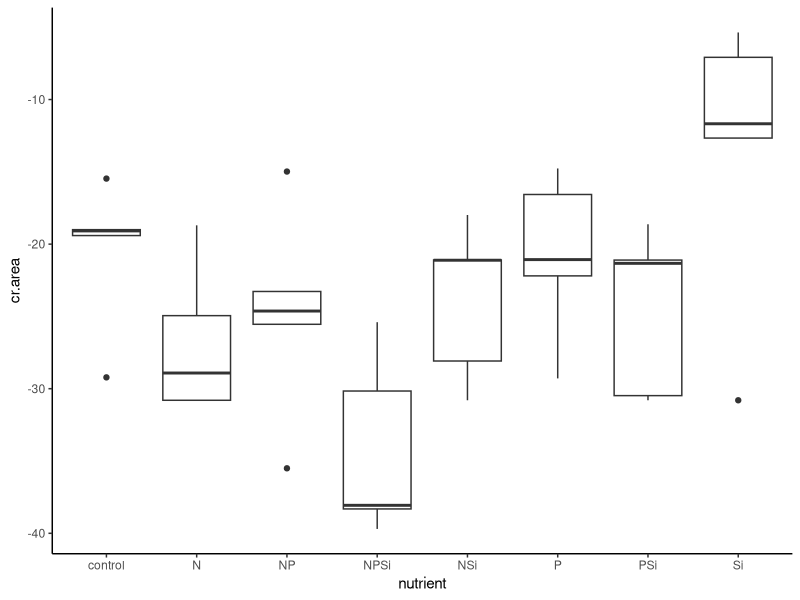
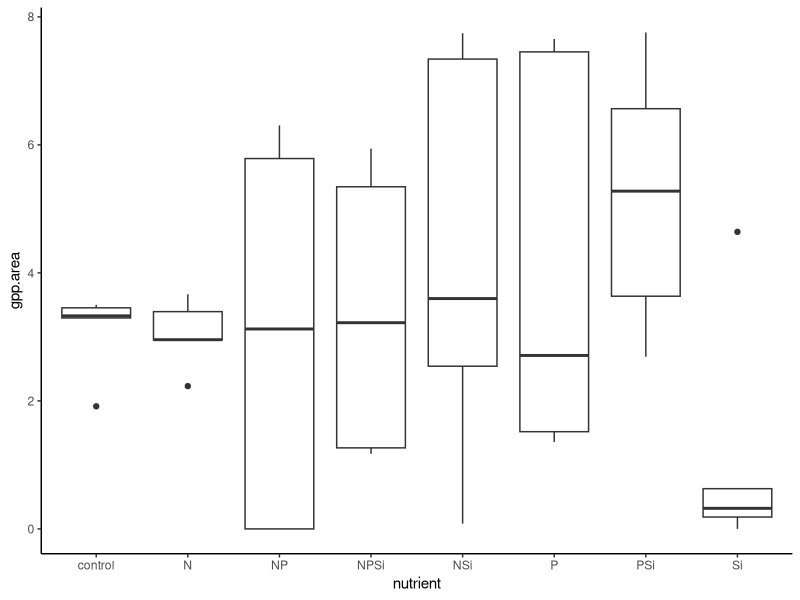
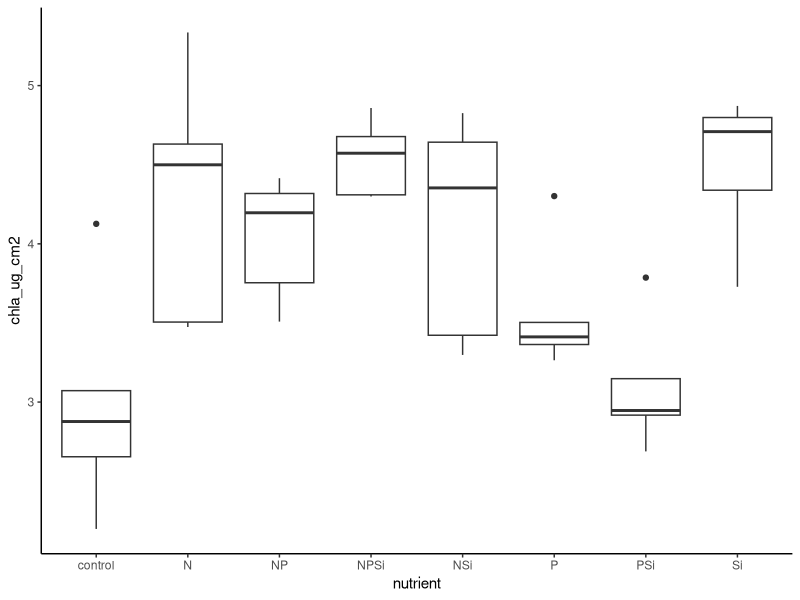
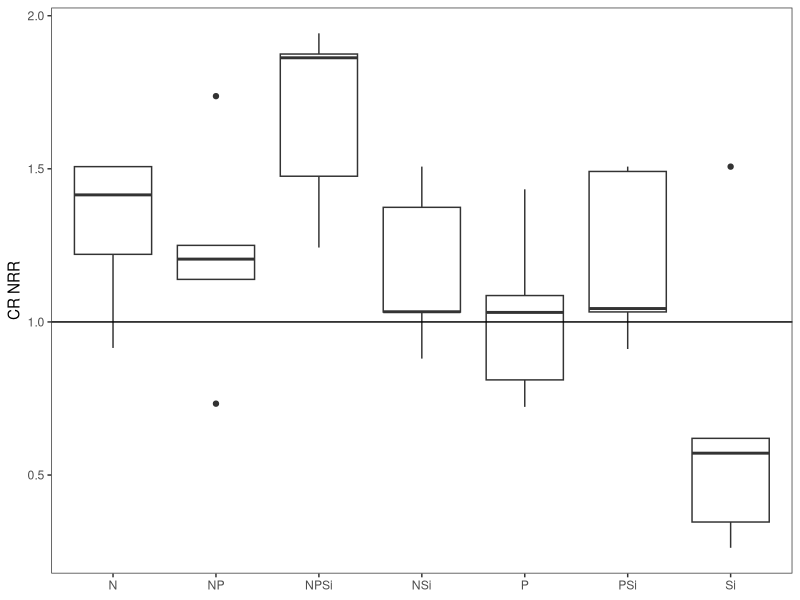
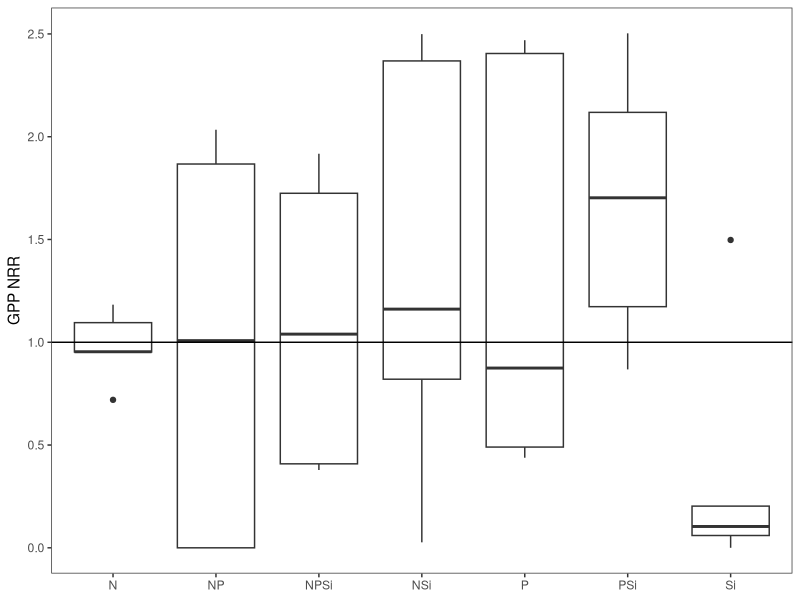
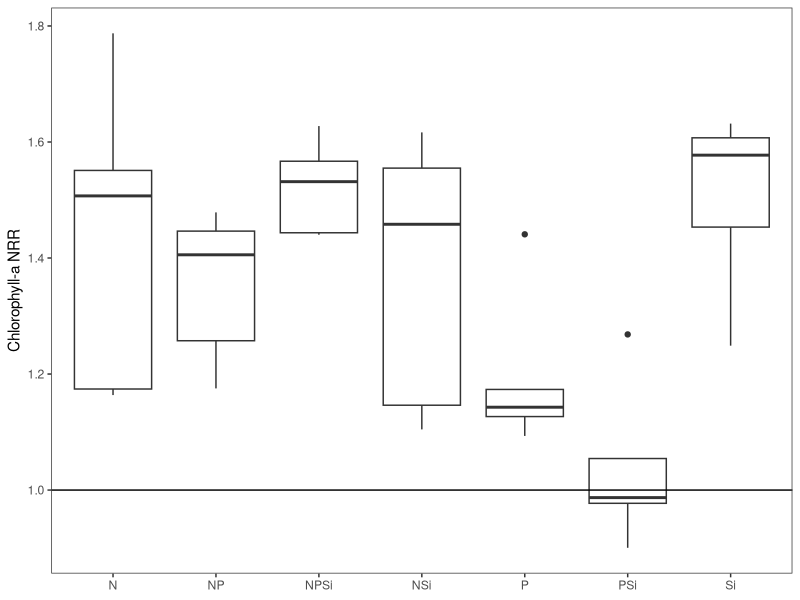
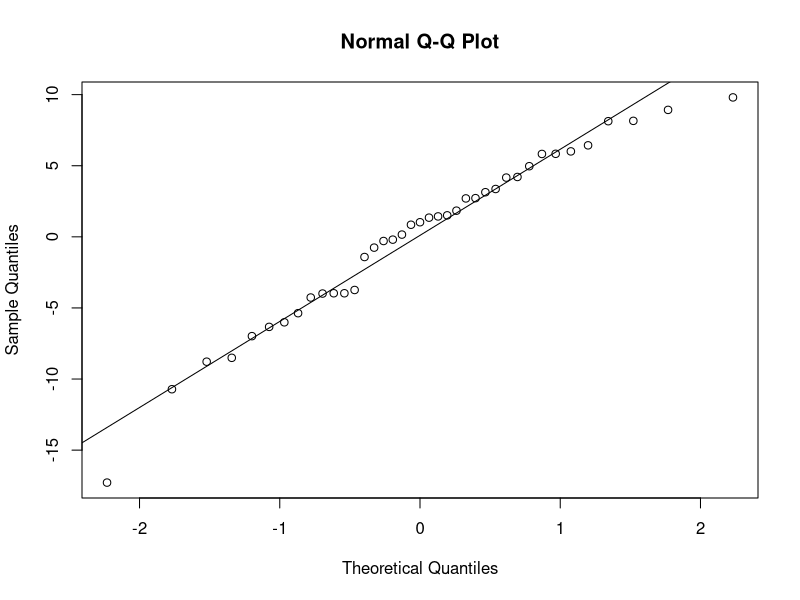
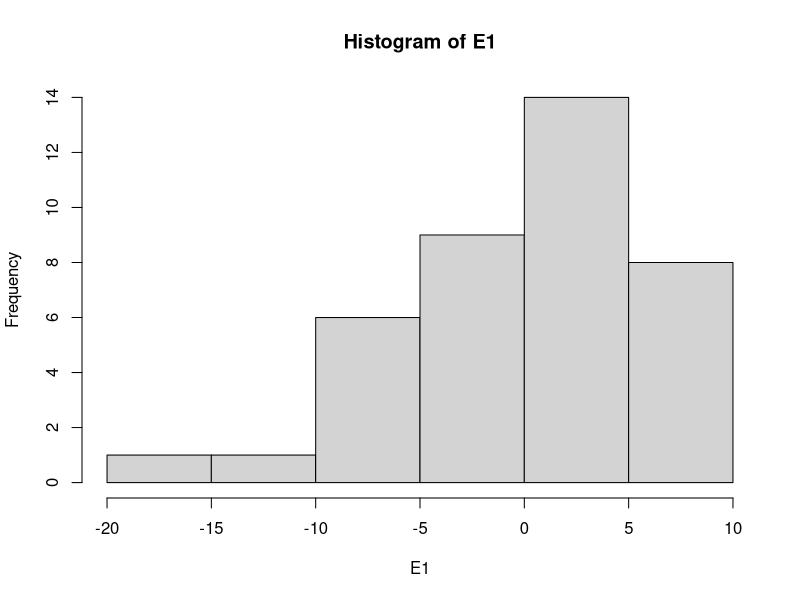

The R script that drew these images, in order: (Note: this script raises an error after producing the figures.)
#Author:  Clay Arango
#Creation date: 14-Feb-19
#Script to analyze NDS data from Summer 2018 WSB work with S. Roley and A. Alexiades

#packages

library(nlme)
library(nortest)
library(plyr)
library(dplyr)
library(multcomp)
library(MASS)
library(ggplot2)

#Load data
aht_summer <- read.table(file="aht_summer.csv", header=T, sep=",")

#set variable
d = aht_summer

#evaluate data to make sure factors are correct
names(d)

unique(d$nutrient) #control, N, NP, NPSi, NSi, P, PSi, Si
unique(d$N) #should be 0 and 1
unique(d$P) #should be 0 and 1
unique(d$Si) #should be 0 and 1
unique(d$top) #should be "sponge" and "glass"
#if need to change, use recode function below. 
d$top<-recode(d$top, "cellulose" ="sponge")
str(d)

#convert N and P vand Si alues (0 or 1 for absence or presence) to factors
d$N<-as.factor(d$N)
d$P<-as.factor(d$P)
d$Si<-as.factor(d$Si)
str(d)

#subset data into gpp and cr response
d.cr = subset(d, top=="sponge", data=d)
d.gpp = subset(d, top=="glass", data=d)

#check for outliers and check data entry before calculating NRR.
ggplot(d.cr, aes(x=nutrient, y=cr.area))+geom_boxplot() +theme_classic()
#one low and one high control but seem well-distributed

#calculate nrr for cr
x<-ddply(d.cr, "nutrient", summarise, ave_cr = mean(cr.area, na.rm=T)) #changed to ddply b/c allows
#to specify by column name - I had a csv file with the relevant column in a different position.
x
d.cr$cr.nrr = d.cr$cr.area/-20.436057 #divide by control ave_cr

#check for outliers and check data entry before calculating NRR.
ggplot(d.gpp, aes(x=nutrient, y=gpp.area))+geom_boxplot() +theme_classic()
#one high-ish Si value checks out
ggplot(d.gpp, aes(x=nutrient, y=chla_ug_cm2))+geom_boxplot() +theme_classic()
#one high control checks out, but consider dropping. F6

#calculate nrr for gpp and chla
x<- ddply(d.gpp, "nutrient", summarise, ave_gpp = mean(gpp.area, na.rm=T), ave_chla = mean(chla_ug_cm2, na.rm=T)) 
x
d.gpp$gpp.nrr = d.gpp$gpp.area/3.099015 #divide by control ave_gpp
d.gpp$chla.nrr = d.gpp$chla_ug_cm2/2.985545 #divide by control ave_chla
x1<- ddply(subset(d.gpp, !(nds.id=="F6")), "nutrient", summarise, ave_chla = mean(chla_ug_cm2, na.rm=T)) 
x1
d.gpp$chla.nrr_1<-d.gpp$chla_ug_cm2/2.700340
  
#now combine into one and export
d.cr$chla.nrr<-NA
d.cr$chla.nrr_1<-NA
d.cr$gpp.nrr<-NA
d.gpp$cr.nrr<-NA
d.nrr<-rbind(d.cr, d.gpp)
d.nrr$site.date<-"aht_summer"
write.table(d.nrr, "aht_summer_nrr.csv",  sep=",", quote=F, row.names =F)

###############
#plots of NRR
##############
ggplot(data=subset(d.cr, !(nutrient=="control")), aes(x=nutrient, y=cr.nrr))+geom_boxplot()+theme_bw()+
  ylab("CR NRR")+geom_abline(slope = 0, intercept = 1)+
  theme(axis.title.x=element_blank(), panel.grid.minor=element_blank(), panel.grid.major=element_blank())
#Si inhibition; others neutral or limitation

ggplot(data=subset(d.gpp, !(nutrient=="control")), aes(x=nutrient, y=gpp.nrr))+geom_boxplot()+theme_bw()+
  ylab("GPP NRR")+geom_abline(slope = 0, intercept = 1)+
  theme(axis.title.x=element_blank(), panel.grid.minor=element_blank(), panel.grid.major=element_blank())
#mostly inhibition

ggplot(data=subset(d.gpp, !(nutrient=="control")), aes(x=nutrient, y=chla.nrr))+geom_boxplot()+theme_bw()+
  ylab("Chlorophyll-a NRR")+geom_abline(slope = 0, intercept = 1)+ 
  theme(axis.title.x=element_blank(), panel.grid.minor=element_blank(), panel.grid.major=element_blank())

##########
#NRR Summary Files
#########

GPP_sum<-ddply(d.gpp, "nutrient", summarise, ave_nrr.gpp=mean(gpp.nrr, na.rm=T), sd_nrr.gpp=sd(gpp.nrr, na.rm=T), 
               se_nrr.gpp =(sd(gpp.nrr)/sqrt(sum(!is.na(gpp.nrr)))), 
               ci95_nrr.gpp = (1.96*(sd(gpp.nrr)/sqrt(sum(!is.na(gpp.nrr))))),
               ave_nrr.chla=mean(chla.nrr, na.rm=T), sd_nrr.chla=sd(chla.nrr, na.rm=T), 
               se_nrr.chla =(sd(chla.nrr)/sqrt(sum(!is.na(chla.nrr)))), 
               ci95_nrr.chla = (1.96*(sd(chla.nrr)/sqrt(sum(!is.na(chla.nrr))))))
CR_sum<-ddply(d.cr, "nutrient", summarise, ave_nrr.cr=mean(cr.nrr, na.rm=T), sd_nrr.cr=sd(cr.nrr, na.rm=T), 
              se_nrr.cr =(sd(cr.nrr)/sqrt(sum(!is.na(cr.nrr)))), 
              ci95_nrr.cr = (1.96*(sd(cr.nrr)/sqrt(sum(!is.na(cr.nrr))))))

#now combine into one and export
d.sum<-merge(GPP_sum, CR_sum, by="nutrient")
d.sum$site_date<-"aht_summer"
write.table(d.sum, "reec_summer_summ.csv",  sep=",", quote=F, row.names =F)

############################################################
#analyze RESPIRATION data
############################################################

M1<-gls(cr.area~N*P*Si, data=d.cr, na.action=na.omit)
E1<-residuals(M1)
qqnorm(E1)
qqline(E1)
ad.test(E1)
   #residuals are more-or-less normally distributed, p=0.4456. A lot of wiggle around QQ line
hist(E1) #ok
plot(M1)# a little bit heteroscedastic but not dramatically so. less variation as values increase

plot(filter(d.cr, !is.na(cr.area)) %>% dplyr::select(nutrient), 
     E1, xlab="nutrient", ylab="Residuals")
bartlett.test(cr.area~nutrient, data=d.cr)
   #variance test OK

anova(M1)
  #N limitation. P and Si co-limitation (secondary co-limitation??)
#            numDF  F-value p-value
#(Intercept)     1 492.4297  <.0001
#N               1  13.0729  0.0010
#P               1   5.6370  0.0240
#Si              1   0.2001  0.6577
#N:P             1   0.0790  0.7805
#N:Si            1   1.5230  0.2264
#P:Si            1   7.3806  0.0107
#N:P:Si          1   0.0524  0.8205

with(d.cr, 
     interaction.plot(P,Si,cr.area, 
                      ylab="CR.Area", lty=c(1,12),lwd=2,ylim=c(-28,5),
                      xlab="P", trace.label="Si"))

ggplot(data=d.cr, aes(x=nutrient, y = cr.area))+geom_boxplot()

x <- group_by(d.cr, nutrient) %>%  # Grouping function causes subsequent functions to aggregate by treatment
  summarize(cr.mean = abs(mean(cr.area, na.rm = TRUE)), # na.rm = TRUE to remove missing values
            cr.sd=abs(sd(cr.area, na.rm = TRUE)),  # na.rm = TRUE to remove missing values
            n = sum(!is.na(cr.area)), # of observations, excluding NAs. 
            cr.se=cr.sd/sqrt(n))

ggplot(data=x, aes(x=nutrient, y=cr.mean)) + 
  geom_bar(stat="identity", position=position_dodge(), color = "black") + 
  geom_errorbar(aes(ymin=cr.mean, ymax=cr.mean+cr.se), width=0.2, 
                position=position_dodge(0.9)) + 
  xlab("Nutrient") +
  ylab(expression(Respiration~(ug~O[2]~m^{-2}~h^{-1}))) +
  ylim(0,20) +
  labs(fill="Light") +
  theme_bw() +
  theme(panel.grid.major=element_blank(),
        panel.grid.minor=element_blank(),
        legend.title=element_text(size=6),
        legend.key=element_blank(), 
        legend.position=c(0.5,0.95), 
        legend.text=element_text(size=8), 
        legend.background=element_blank(), 
        legend.direction="horizontal", 
        legend.key.size=unit(0.3, "cm"), 
        axis.title.y=element_text(size=8), 
        axis.title.x=element_text(size=8), 
        axis.text.x=element_text(size=8))


#ggsave('output/figures/Aht_summer_CRNRR.tiff',
#       units="in",
#       width=3.25,
#       height=3.25,
#       dpi=1200,
#       compression="lzw")

############################################################
#analyze the PRODUCTION data
############################################################

M1<-gls(log10(gpp.area+1)~N*P*Si, data=d.gpp, na.action=na.omit) #had to log-transform
E1<-residuals(M1)
qqnorm(E1)
qqline(E1)
ad.test(E1)
  #with log transformation: looks better, p = 0.8947)
  #w/o transformation: residuals not normal (p = 0.012, clear deviation from QQ line)

hist(E1, xlab="residuals", main="")
plot(M1)

plot(filter(d.gpp, !is.na(gpp.area)) %>% dplyr::select(nutrient), 
     E1, xlab="nutrient", ylab="Residuals")
bartlett.test(gpp.area~nutrient, data=d.gpp)
   #variance increases with value, even with transformation. will use kruskal-wallis

ggplot(data=d.gpp, aes(x=nutrient, y = gpp.area))+geom_boxplot()# one funky control value!! check on it!!
anova(M1)#doing anova anyway
#nothing significant

kruskal.test(gpp.area~N+P+Si, data=d.gpp, na.action=na.omit)#kruskal-wallis can only have 1 factor


x <- group_by(d.gpp, nutrient) %>%  # Grouping function causes subsequent functions to aggregate by season and reach
  summarize(gpp.mean = abs(mean(gpp.area, na.rm = TRUE)), # na.rm = TRUE to remove missing values
            gpp.sd=abs(sd(gpp.area, na.rm = TRUE)),  # na.rm = TRUE to remove missing values
            n = sum(!is.na(gpp.area)), # of observations, excluding NAs. 
            gpp.se=gpp.sd/sqrt(n))

ggplot(data=x, aes(x=nutrient, y=gpp.mean)) + 
  geom_bar(stat="identity", position=position_dodge(), color = "black") + 
  geom_errorbar(aes(ymin=gpp.mean, ymax=gpp.mean+gpp.se), width=0.2, 
                position=position_dodge(0.9)) + 
  xlab("Nutrient") +
  ylab(expression(Production~(ug~O[2]~m^{-2}~h^{-1}))) +
  labs(fill="Light") +
  theme_bw() +
  theme(panel.grid.major=element_blank(),
        panel.grid.minor=element_blank(), 
        legend.title=element_text(size=6), 
        legend.key=element_blank(),  
        legend.position=c(0.5,0.95),  
        legend.text=element_text(size=8),  
        legend.background=element_blank(),  
        legend.direction="horizontal",  
        legend.key.size=unit(0.3, "cm"),  
        axis.title.y=element_text(size=8),  
        axis.title.x=element_text(size=8),  
        axis.text.x=element_text(size=8))

#ggsave('output/figures/gppByNutrient.tiff',
#       units="in",
#       width=3.25,
#       height=3.25,
#       dpi=1200,
#       compression="lzw")


#BELOW HERE IS NOT EDITED





############################################################
#analyze the CHL-A biomass on disks

M1<-gls(chla~N*P*light, data=roza_sum.chla, na.action=na.omit)
E1<-residuals(M1)
qqnorm(E1)
qqline(E1)
ad.test(E1)
  #residuals look bad (p=0.001)
hist(E1)
plot(M1)

vf1 = varIdent(form = ~ 1|N*P)
vf2 = varIdent(form = ~ 1|light)
vf3 = varIdent(form = ~ 1|N*P*light)
vf4 = varPower(form = ~ fitted(.)) 
vf5 = varExp(form = ~ fitted(.))
vf6 = varConstPower(form = ~ fitted(.))
vf7 = varExp(form = ~ fitted(.)|nutrient)

M2<-gls(chla~N*P*light, data=roza_sum.chla, na.action=na.omit, weights=vf1)
M3<-gls(chla~N*P*light, data=roza_sum.chla, na.action=na.omit, weights=vf2)
M4<-gls(chla~N*P*light, data=roza_sum.chla, na.action=na.omit, weights=vf3)
M5<-gls(chla~N*P*light, data=roza_sum.chla, na.action=na.omit, weights=vf4)
M6<-gls(chla~N*P*light, data=roza_sum.chla, na.action=na.omit, weights=vf5)
M7<-gls(chla~N*P*light, data=roza_sum.chla, na.action=na.omit, weights=vf6)
M8<-gls(chla~N*P*light, data=roza_sum.chla, na.action=na.omit, weights=vf7)

anova(M1,M2,M3,M4,M5,M6,M7,M8)

#M3 is best on AIC

E3<-residuals(M3)
qqnorm(E3)
qqline(E3)
ad.test(E3)
#residuals are not normal (p=0.001)
hist(E3, xlab="residuals", main="")
plot(M3)
  #hist and plot look good

plot(filter(roza_sum.chla, !is.na(chla)) %>% dplyr::select(light), 
     E3, xlab="light", ylab="Residuals")
bartlett.test(chla~light, data=roza_sum.chla)

plot(filter(roza_sum.chla, !is.na(chla)) %>% dplyr::select(nutrient), 
     E3, xlab="nutrient", ylab="Residuals")
bartlett.test(chla~nutrient, data=roza_sum.chla)

anova(M3)

#light is significant and N and P separately interact with light

x<-roza_sum.chla[complete.cases(roza_sum.chla$chla),]

with(x, 
     interaction.plot(nutrient,light,chla, 
                      ylim=c(0,1.5),lty=c(1,12),lwd=2,ylab="Chlorophyll a", 
                      xlab="Nutrient", trace.label="Light"))

x <- group_by(roza_sum.chla, nutrient, light) %>%  # Grouping function causes subsequent functions to aggregate by season and reach
  summarize(chla.mean = mean(chla, na.rm = TRUE), # na.rm = TRUE to remove missing values
            chla.sd=sd(chla, na.rm = TRUE),  # na.rm = TRUE to remove missing values
            n = sum(!is.na(chla)), # of observations, excluding NAs. 
            chla.se=chla.sd/sqrt(n))

ggplot(data=x, 
       aes(x=nutrient, y=chla.mean, fill=light)) + 
  geom_bar(stat="identity", position=position_dodge(), color = "black") + 
  geom_errorbar(aes(ymin=chla.mean, ymax=chla.mean+chla.se), width=0.2, 
                position=position_dodge(0.9)) + 
  scale_fill_manual(values=c("white","black")) +
  xlab("Nutrient") +
  ylab(expression(Chlorophyll~a~(ug~cm^{-2}))) +
  ylim(0,1.7) +
  labs(fill="Light") +
  theme_bw() +
  theme(panel.grid.major=element_blank(), 
        panel.grid.minor=element_blank(), 
        legend.title=element_text(size=6), 
        legend.key=element_blank(), 
        legend.position=c(0.5,0.95), 
        legend.text=element_text(size=8), 
        legend.background=element_blank(), 
        legend.direction="horizontal", 
        legend.key.size=unit(0.3, "cm"), 
        axis.title.y=element_text(size=8), 
        axis.title.x=element_text(size=8), 
        axis.text.x=element_text(size=8))

ggsave('output/figures/chlaByNutrientLight.tiff',
       units="in",
       width=3.25,
       height=3.25,
       dpi=1200,
       compression="lzw")



############################################################
############################################################
#calculate nrr mean and standard error
x1 <- group_by(roza_sum, nutrient, light) %>%  # Grouping function causes subsequent functions to aggregate by season and reach
  summarize(chla.nrr.mean = mean(chla.nrr, na.rm = TRUE), # na.rm = TRUE to remove missing values
            chla.nrr.sd=sd(chla.nrr, na.rm = TRUE),  # na.rm = TRUE to remove missing values
            chla.n = sum(!is.na(chla.nrr)), # of observations, excluding NAs. 
            chla.nrr.se=chla.nrr.sd/sqrt(chla.n))


x2 <- group_by(roza_sum, nutrient, light) %>%  # Grouping function causes subsequent functions to aggregate by season and reach
  summarize(gpp.nrr.mean = mean(gpp.nrr, na.rm = TRUE), # na.rm = TRUE to remove missing values
            gpp.nrr.sd=sd(gpp.nrr, na.rm = TRUE),  # na.rm = TRUE to remove missing values
            gpp.n = sum(!is.na(gpp.nrr)), # of observations, excluding NAs. 
            gpp.nrr.se=gpp.nrr.sd/sqrt(gpp.n))

x3 <- group_by(roza_sum, nutrient, light) %>%  # Grouping function causes subsequent functions to aggregate by season and reach
  summarize(cr.nrr.mean = mean(cr.nrr, na.rm = TRUE), # na.rm = TRUE to remove missing values
            cr.nrr.sd=sd(cr.nrr, na.rm = TRUE),  # na.rm = TRUE to remove missing values
            cr.n = sum(!is.na(cr.nrr)), # of observations, excluding NAs. 
            cr.nrr.se=cr.nrr.sd/sqrt(cr.n))

roza_sum.nrr<-cbind(x1,x2,x3)
roza_sum.nrr <- roza_sum.nrr[, !duplicated(colnames(roza_sum.nrr))]
write.csv(roza_sum.nrr, "roza_sum.nrr.csv")
